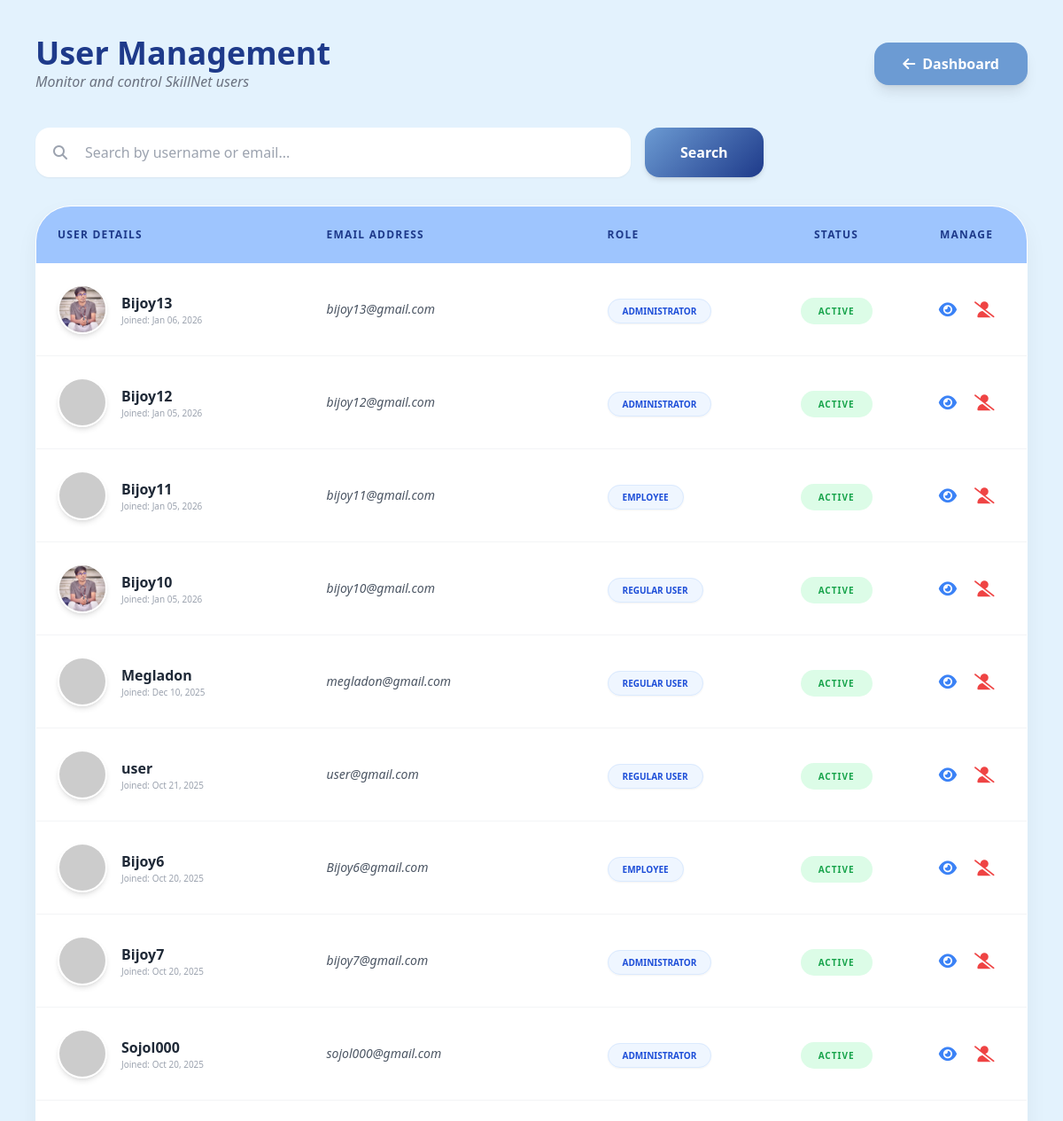
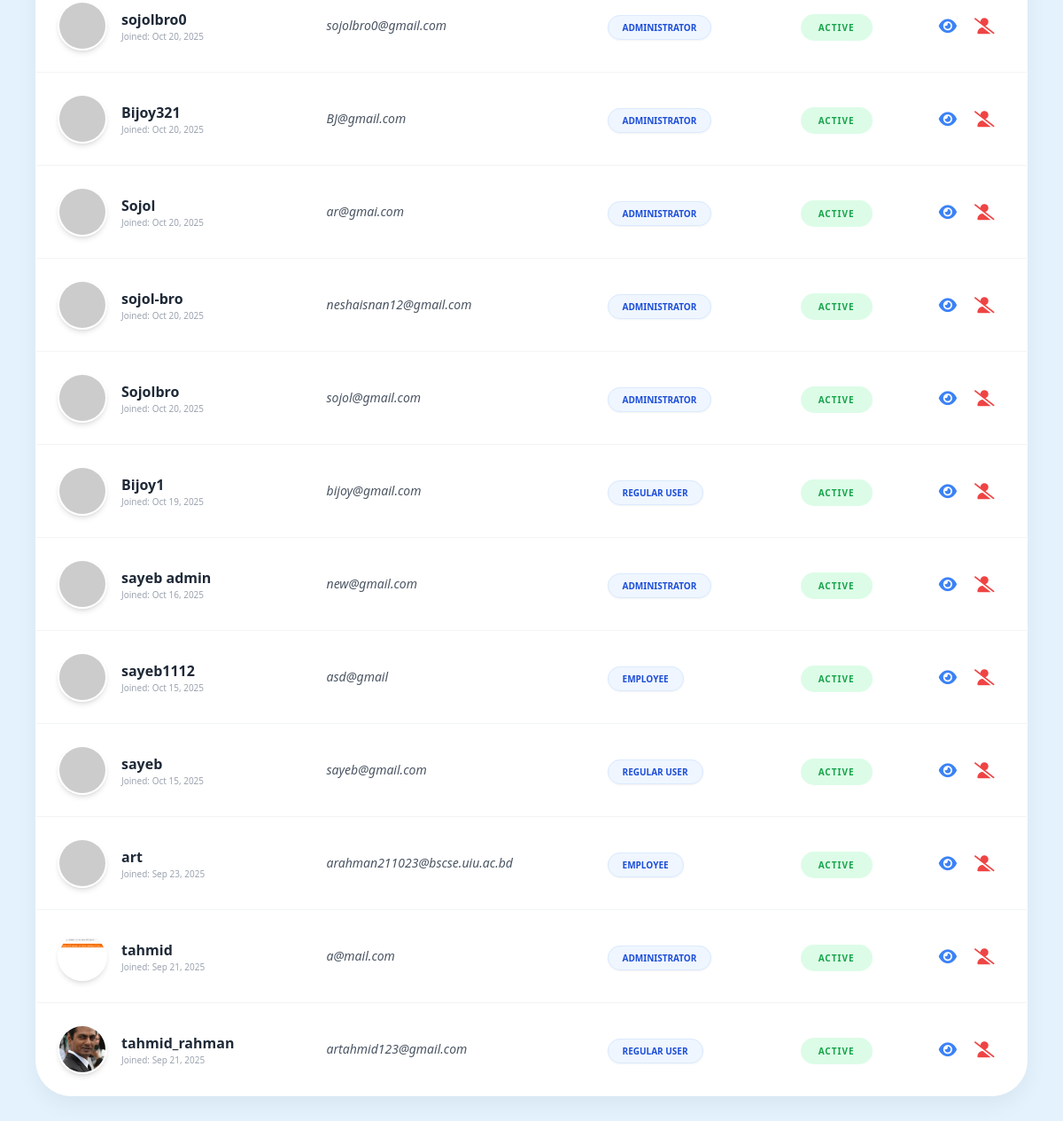
The app's page /manage-users/ (signed in) with its own data (2 pictures, top to bottom).
### accounts/models.py (models this page shows, shortened)
class CustomUser(models.Model):
    USER_TYPES = (
        ('user', 'Regular User'),
        ('employee', 'Employee'),
        ('admin', 'Administrator'),
    )
    user = models.OneToOneField(User, on_delete=models.CASCADE)
    user_type = models.CharField(max_length=20, choices=USER_TYPES, default='user')
    created_at = models.DateTimeField(auto_now_add=True)
    updated_at = models.DateTimeField(auto_now=True)

### app/models.py (models this page shows, shortened)
class UserProfile(models.Model):
    user = models.OneToOneField(User, on_delete=models.CASCADE, related_name='profile')
    profile_picture = models.ImageField(upload_to='profile_pictures/', blank=True, null=True)
    bio = models.TextField(blank=True)
    title = models.CharField(max_length=200, blank=True)
    location = models.CharField(max_length=100, blank=True)
    phone = models.CharField(max_length=20, blank=True)
    website = models.URLField(blank=True)
    linkedin = models.URLField(blank=True)
    github = models.URLField(blank=True)
    resume = models.FileField(upload_to='resumes/', blank=True, null=True)

### app/views.py (the view)
# urls.py: path('manage-users/', views.manage_users, name='manage_users'),
@login_required
def manage_users(request):
    try:
        current_profile = CustomUser.objects.get(user=request.user)
        if current_profile.user_type != 'admin':
            messages.error(request, 'Access denied.')
            return redirect('home')
    except CustomUser.DoesNotExist:
        return redirect('home')
    query = request.GET.get('q', '')
    if query:
        all_users = CustomUser.objects.filter(
            Q(user__username__icontains=query) |
            Q(user__email__icontains=query)
        ).order_by('-user__date_joined')
    else:
        all_users = CustomUser.objects.all().order_by('-user__date_joined')
    context = {
        'all_users': all_users,
        'query': query,
    }
    return render(request, 'admin_item/manage_users.html', context)

### static/templates/admin_item/manage_users.html (shortened to what this page needs)
<!DOCTYPE html>
<html lang="en">
  <head>
    <script src="https://cdn.tailwindcss.com"></script>
    <link rel="stylesheet" href="https://cdnjs.cloudflare.com/ajax/libs/font-awesome/6.4.0/css/all.min.css" />
  </head>
  <body class="p-6 md:p-10">
    <div class="max-w-7xl mx-auto">
      <div class="flex flex-col md:flex-row justify-between items-start md:items-center mb-10 gap-4">
        <div>
          <h1 class="text-4xl font-bold text-[#1E3A8A]">User Management</h1>
          <p class="text-gray-500 font-medium italic">Monitor and control SkillNet users</p>
        </div>
        <a href="{% url 'app:dashboard' %}" class="bg-[#6C9BD3] text-white px-8 py-3 rounded-2xl font-bold hover:bg-[#1E3A8A] transition shadow-lg flex items-center gap-2"><i class="fas fa-arrow-left"></i> Dashboard</a>
      </div>
      <div class="mb-8">
        <form method="GET" action="{% url 'app:manage_users' %}" class="flex gap-4">
          <div class="relative flex-1 max-w-2xl">
            <i class="fas fa-search absolute left-5 top-1/2 -translate-y-1/2 text-gray-400"></i>
            <input type="text" name="q" value="{{ query|default:'' }}" placeholder="Search by username or email..." class="w-full pl-14 pr-6 py-4 rounded-2xl border-none shadow-sm focus:ring-4 focus:ring-blue-200 outline-none text-gray-700" />
          </div>
          <button type="submit" class="btn-gradient text-white px-10 py-4 rounded-2xl font-bold shadow-md hover:scale-105 transition duration-300">Search</button>
        </form>
      </div>
      <div class="table-card overflow-hidden border border-white">
        <div class="overflow-x-auto">
          <table class="w-full text-left">
            <thead class="bg-[#9EC5FE] text-[#1E3A8A]">
              <tr>
                <th class="p-6 font-bold uppercase text-xs tracking-widest">User Details</th>
                <th class="p-6 font-bold uppercase text-xs tracking-widest">Email Address</th>
                <th class="p-6 font-bold uppercase text-xs tracking-widest">Role</th>
                <th class="p-6 font-bold uppercase text-xs tracking-widest text-center">Status</th>
                <th class="p-6 font-bold uppercase text-xs tracking-widest text-center">Manage</th>
              </tr>
            </thead>
            <tbody class="divide-y divide-gray-100">
              {% for profile in all_users %}
                <tr class="hover:bg-blue-50/50 transition duration-200">
                  <td class="p-6 flex items-center gap-4">
                    <a href="{% url 'app:profile' username=profile.user.username %}" class="relative group">
                      {% if profile.user.profile.profile_picture %}
                        <img src="{{ profile.user.profile.profile_picture.url }}" class="w-14 h-14 rounded-full border-2 border-white shadow-md group-hover:scale-110 transition duration-300 object-cover" />
                      {% else %}
                        <img src="https://ui-avatars.com/api/?name={{ profile.user.username }}&background=random&color=fff" class="w-14 h-14 rounded-full border-2 border-white shadow-md group-hover:scale-110 transition duration-300" />
                      {% endif %}
                    </a>
                    <div>
                      <a href="{% url 'app:profile' username=profile.user.username %}" class="font-bold text-gray-800 hover:text-blue-600 transition">{{ profile.user.username }}</a>
                      <p class="text-[10px] text-gray-400 font-medium">Joined: {{ profile.user.date_joined|date:'M d, Y' }}</p>
                    </div>
                  </td>
                  <td class="p-6 text-sm text-gray-600 font-medium italic">{{ profile.user.email }}</td>
                  <td class="p-6 uppercase">
                    <span class="text-[10px] font-black bg-blue-50 text-blue-700 px-4 py-1.5 rounded-full border border-blue-100 shadow-sm">{{ profile.get_user_type_display }}</span>
                  </td>
                  <td class="p-6 text-center">
                    <span class="px-5 py-2 rounded-full text-[10px] font-black uppercase tracking-widest {% if profile.user.is_active %}
                        bg-green-100 text-green-600
                      {% else %}
                        bg-red-100 text-red-600
                      {% endif %}">
                      {% if profile.user.is_active %}
                        Active
                      {% else %}
                        Blocked
                      {% endif %}
                    </span>
                  </td>
                  <td class="p-6 text-center">
                    <div class="flex justify-center gap-5">
                      <a href="{% url 'app:profile' username=profile.user.username %}" class="text-blue-500 hover:text-blue-700 hover:scale-125 transition duration-200" title="View Profile"><i class="fas fa-eye text-lg"></i></a>
                      <a href="{% url 'app:toggle_user_status' user_id=profile.user.id %}"
                        class="{% if profile.user.is_active %}
                          text-red-500 hover:text-red-700
                        {% else %}
                          text-green-500 hover:text-green-700
                        {% endif %} hover:scale-125 transition duration-200"
                        title="{% if profile.user.is_active %}
                          Block User
                        {% else %}
                          Unblock User
                        {% endif %}">
                        <i class="fas {% if profile.user.is_active %}
                            fa-user-slash
                          {% else %}
                            fa-user-check
                          {% endif %} text-lg">
                        </i>
                      </a>
                    </div>
                  </td>
                </tr>
              {% endfor %}
            </tbody>
          </table>
        </div>
      </div>
    </div>
  </body>
</html>

### static/templates/admin_item/manage_users.html (style rules this page uses)
body { background-color: #e3f2fd; font-family: 'Segoe UI', sans-serif; }
.table-card { background: white; border-radius: 40px; box-shadow: 0 10px 25px rgba(0, 0, 0, 0.05); }
.btn-gradient { background: linear-gradient(135deg, #6c9bd3 0%, #1e3a8a 100%); }

### records on screen
CustomUser: user.profile.profile_picture (picture), user.username "Bijoy13", user.date_joined "Jan 06, 2026", user.email "bijoy13@gmail.com", user_type "ADMINISTRATOR", shows "ACTIVE"
CustomUser: user.username "Bijoy12", user.date_joined "Jan 05, 2026", user.email "bijoy12@gmail.com", user_type "ADMINISTRATOR", shows "ACTIVE"
CustomUser: user.username "Bijoy11", user.date_joined "Jan 05, 2026", user.email "bijoy11@gmail.com", user_type "EMPLOYEE", shows "ACTIVE"
CustomUser: user.profile.profile_picture (picture), user.username "Bijoy10", user.date_joined "Jan 05, 2026", user.email "bijoy10@gmail.com", user_type "REGULAR USER", shows "ACTIVE"
CustomUser: user.username "Megladon", user.date_joined "Dec 10, 2025", user.email "megladon@gmail.com", user_type "REGULAR USER", shows "ACTIVE"
CustomUser: user.username "user", user.date_joined "Oct 21, 2025", user.email "user@gmail.com", user_type "REGULAR USER", shows "ACTIVE"
CustomUser: user.username "Bijoy6", user.date_joined "Oct 20, 2025", user.email "Bijoy6@gmail.com", user_type "EMPLOYEE", shows "ACTIVE"
CustomUser: user.username "Bijoy7", user.date_joined "Oct 20, 2025", user.email "bijoy7@gmail.com", user_type "ADMINISTRATOR", shows "ACTIVE"
CustomUser: user.username "Sojol000", user.date_joined "Oct 20, 2025", user.email "sojol000@gmail.com", user_type "ADMINISTRATOR", shows "ACTIVE"
CustomUser: user.username "sojolbro0", user.date_joined "Oct 20, 2025", user.email "sojolbro0@gmail.com", user_type "ADMINISTRATOR", shows "ACTIVE"
CustomUser: user.username "Bijoy321", user.date_joined "Oct 20, 2025", user.email "BJ@gmail.com", user_type "ADMINISTRATOR", shows "ACTIVE"
CustomUser: user.username "Sojol", user.date_joined "Oct 20, 2025", user.email "ar@gmai.com", user_type "ADMINISTRATOR", shows "ACTIVE"
CustomUser: user.username "sojol-bro", user.date_joined "Oct 20, 2025", user.email "neshaisnan12@gmail.com", user_type "ADMINISTRATOR", shows "ACTIVE"
CustomUser: user.username "Sojolbro", user.date_joined "Oct 20, 2025", user.email "sojol@gmail.com", user_type "ADMINISTRATOR", shows "ACTIVE"
CustomUser: user.username "Bijoy1", user.date_joined "Oct 19, 2025", user.email "bijoy@gmail.com", user_type "REGULAR USER", shows "ACTIVE"
CustomUser: user.username "sayeb admin", user.date_joined "Oct 16, 2025", user.email "new@gmail.com", user_type "ADMINISTRATOR", shows "ACTIVE"
CustomUser: user.username "sayeb1112", user.date_joined "Oct 15, 2025", user.email "asd@gmail", user_type "EMPLOYEE", shows "ACTIVE"
CustomUser: user.username "sayeb", user.date_joined "Oct 15, 2025", user.email "sayeb@gmail.com", user_type "REGULAR USER", shows "ACTIVE"
CustomUser: user.username "art", user.date_joined "Sep 23, 2025", user.email "arahman211023@bscse.uiu.ac.bd", user_type "EMPLOYEE", shows "ACTIVE"
CustomUser: user.profile.profile_picture (picture), user.username "tahmid", user.date_joined "Sep 21, 2025", user.email "a@mail.com", user_type "ADMINISTRATOR", shows "ACTIVE"
CustomUser: user.profile.profile_picture (picture), user.username "tahmid_rahman", user.date_joined "Sep 21, 2025", user.email "artahmid123@gmail.com", user_type "REGULAR USER", shows "ACTIVE"
